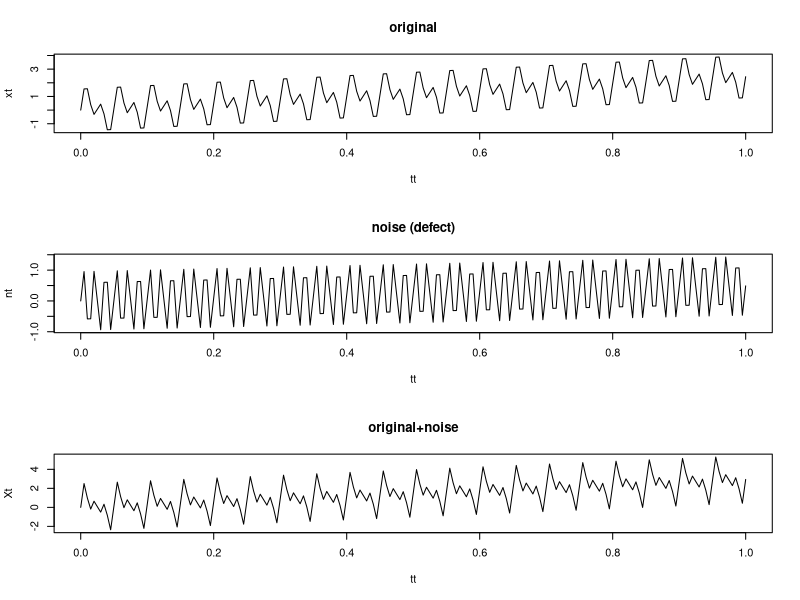
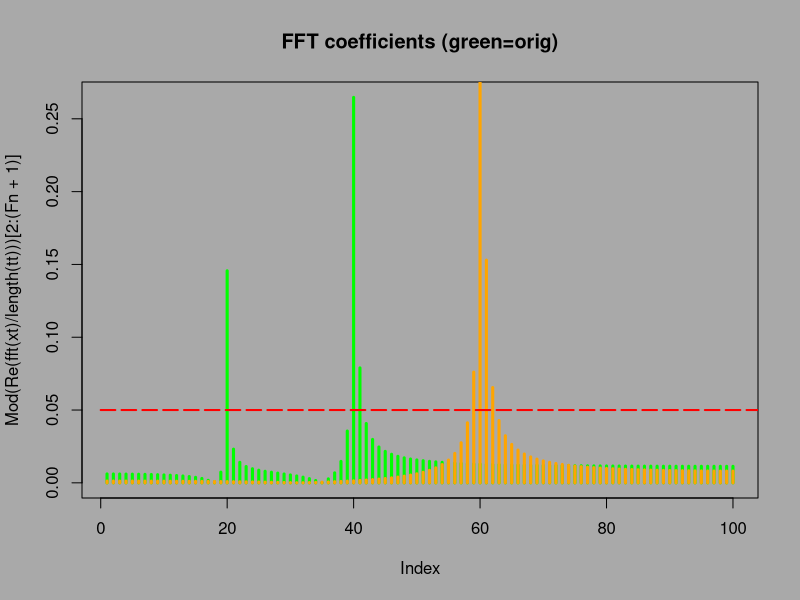

Write the R code that produced these figures, in order.
t0 <- 0
t1 <- 1 # final time
dt <- 0.01
N <- 200
f1 <- 20 # device
fe <- 20*3 # device
tt <- seq(t0, t1, by=1/N)
Fs <- 1/dt
Fn <- length(tt)/2

n.xt <- 2*tt + sqrt(0.2*tt*tt)
xt <- sin(2*pi*f1*tt) + sin(4*pi*f1*tt) + n.xt
## error for defect
n.nt <- 0.2*n.xt # growing with time
# plot(n.nt, type='h')
## defect signal
nt <- sin(2*pi*fe*tt) + n.nt

## compoisite signal: original (with error 1) + noise (with error 2)
Xt <- xt + nt


## Plot charts
par(mfrow=c(3,1))
plot(tt, xt, type='l', main='original')
plot(tt, nt, type='l', main='noise (defect)')
plot(tt, Xt, type='l', main='original+noise')

## FFT and plot coefficients
par(
  bg='darkgrey'
  , mfrow=c(1,1)
)
plot(
  Mod(Re(fft(xt)/length(tt)))[2:(Fn+1)]
  , type='h'
  , col = 'green'
  , lwd = 3
  , main = 'FFT coefficients (green=orig)'
)
lines(
  Mod(Re(fft(nt)/length(tt)))[2:(Fn+1)]
  , col = 'orange'
  , type='h'
  , lwd = 3
)
lines(
  x = 0:(length(Xt)-1)
, y = rep(0.05, length(Xt))
, col = 'red'
, lty = 5
, lwd = 2
)
